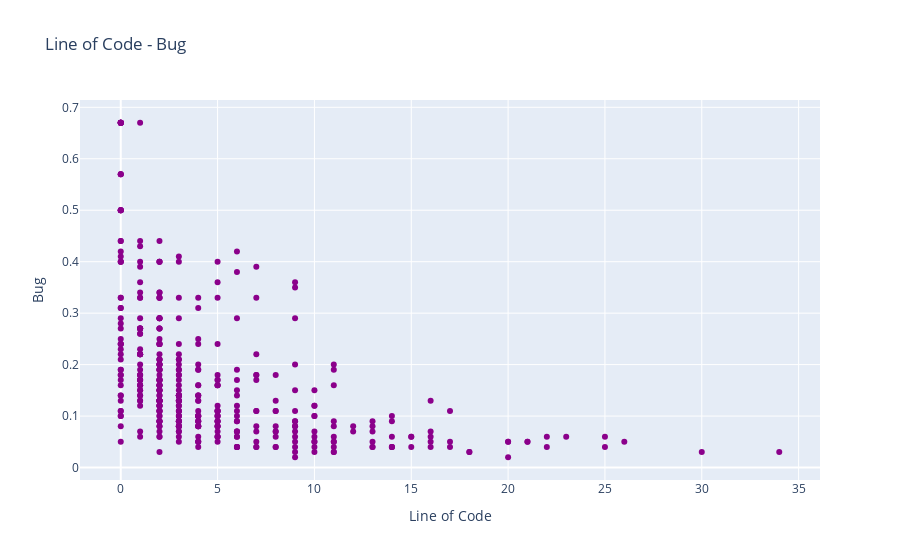

Notebook code cell kept with this figure:
### Code cell
#Scatter Plot
trace = go.Scatter(
    x = data['LOC_BLANK'],
    y = data.HALSTEAD_LEVEL,
    mode = "markers",
    name = "Line of Code - Bug",
    marker = dict(color = 'darkmagenta'),
    text = "Bug (b)")

scatter_data = [trace]
scatter_layout = dict(title = 'Line of Code - Bug',
              xaxis = dict(title = 'Line of Code', ticklen = 5),
              yaxis = dict(title = 'Bug' , ticklen = 5),
             )
fig = dict(data = scatter_data, layout = scatter_layout)
iplot(fig)

### Figure 1 — Plotly figure (JSON) as saved in the notebook; plotly's stock layout.template omitted (floating-point values rounded to 4 significant figures; data arrays with more than 128 entries replaced by an {"elided": "..."} marker saying what was removed)
{"data": [{"marker": {"color": "darkmagenta"}, "mode": "markers", "name": "Line of Code - Bug", "text": "Bug (b)", "type": "scatter", "x": {"elided": "403 int values"}, "y": {"elided": "403 float values"}}], "layout": {"title": {"text": "Line of Code - Bug"}, "xaxis": {"ticklen": 5, "title": {"text": "Line of Code"}}, "yaxis": {"ticklen": 5, "title": {"text": "Bug"}}}}
